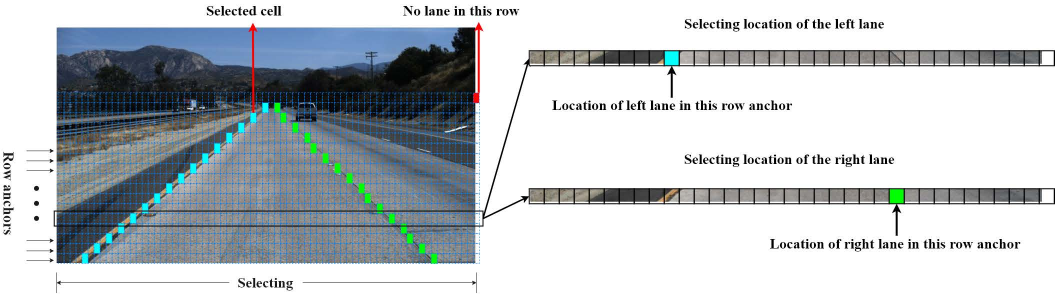
#> input picture Ultra-Fast-Lane-Detection-master/vis.jpg, 2109 x 588 px (shown at 1/2 size)
$ python -i 'main copy.py'   (imports and definitions only)
#> lines starting #> are read from the running program, lines starting #| are printed output that depends on the picture; after the words box and inside, x2 and y2 are one past the last pixel; in counts of white or black regions, pixels touching at a corner belong together
import numpy as np
import cv2
import math

# Colors for drawing
red = (0, 0, 255)
green = (0, 255, 0)
blue = (255, 0, 0)
white = (255, 255, 255)
yellow = (0, 255, 255)
lime = (0, 255, 128)

font = cv2.FONT_HERSHEY_SIMPLEX

# Global variables
l_center, r_center, lane_center = (0, 0), (0, 0), (0, 0)
pts = np.array([[0, 0], [0, 0], [0, 0], [0, 0]], np.int32)
pts = pts.reshape((-1, 1, 2))

first_frame = 1
next_frame = np.zeros(8)
l_pos, r_pos, l_cent, r_cent = 0, 0, 0, 0
uxhalf, uyhalf, dxhalf, dyhalf = 0, 0, 0, 0

def grayscale(img):
    return cv2.cvtColor(img, cv2.COLOR_BGR2GRAY)

def canny(img, low_threshold, high_threshold):
    return cv2.Canny(img, low_threshold, high_threshold)

def gaussian_blur(img, kernel_size):
    return cv2.GaussianBlur(img, (kernel_size, kernel_size), 0)

def region_of_interest(img, vertices):
    mask = np.zeros_like(img)
    if len(img.shape) > 2:
        channel_count = img.shape[2]
        ignore_mask_color = (255,) * channel_count
    else:
        ignore_mask_color = 255
    cv2.fillPoly(mask, vertices, ignore_mask_color)
    masked_image = cv2.bitwise_and(img, mask)
    return masked_image

def get_slope(x1, y1, x2, y2):
    return (y2 - y1) / (x2 - x1)

def draw_lines(img, lines):
    global cache, first_frame, next_frame
    global l_center, r_center, lane_center
    global uxhalf, uyhalf, dxhalf, dyhalf

    y_global_min = img.shape[0]
    y_max = img.shape[0]

    l_slope, r_slope = [], []
    l_lane, r_lane = [], []

    det_slope = 0.5
    α = 0.2

    if lines is not None:
        for line in lines:
            for x1, y1, x2, y2 in line:
                slope = get_slope(x1, y1, x2, y2)
                if slope > det_slope:
                    r_slope.append(slope)
                    r_lane.append(line)
                elif slope < -det_slope:
                    l_slope.append(slope)
                    l_lane.append(line)

        y_global_min = min(y1, y2, y_global_min)

    if len(l_lane) == 0 or len(r_lane) == 0:
        return 1

    l_slope_mean = np.mean(l_slope, axis=0)
    r_slope_mean = np.mean(r_slope, axis=0)
    l_mean = np.mean(np.array(l_lane), axis=0)
    r_mean = np.mean(np.array(r_lane), axis=0)

    if r_slope_mean == 0 or l_slope_mean == 0:
        print('dividing by zero')
        return 1

    l_b = l_mean[0][1] - (l_slope_mean * l_mean[0][0])
    r_b = r_mean[0][1] - (r_slope_mean * r_mean[0][0])

    if np.isnan((y_global_min - l_b) / l_slope_mean) or \
       np.isnan((y_max - l_b) / l_slope_mean) or \
       np.isnan((y_global_min - r_b) / r_slope_mean) or \
       np.isnan((y_max - r_b) / r_slope_mean):
        return 1

    l_x1 = int((y_global_min - l_b) / l_slope_mean)
    l_x2 = int((y_max - l_b) / l_slope_mean)
    r_x1 = int((y_global_min - r_b) / r_slope_mean)
    r_x2 = int((y_max - r_b) / r_slope_mean)

    if l_x1 > r_x1:
        l_x1 = int((l_x1 + r_x1) / 2)
        r_x1 = l_x1

        l_y1 = int((l_slope_mean * l_x1) + l_b)
        r_y1 = int((r_slope_mean * r_x1) + r_b)
        l_y2 = int((l_slope_mean * l_x2) + l_b)
        r_y2 = int((r_slope_mean * r_x2) + r_b)
    else:
        l_y1 = y_global_min
        l_y2 = y_max
        r_y1 = y_global_min
        r_y2 = y_max

    current_frame = np.array([l_x1, l_y1, l_x2, l_y2, r_x1, r_y1, r_x2, r_y2], dtype="float32")

    if first_frame == 1:
        next_frame = current_frame
        first_frame = 0
    else:
        prev_frame = cache
        next_frame = (1 - α) * prev_frame + α * current_frame

    global pts
    pts = np.array([[next_frame[0], next_frame[1]], [next_frame[2], next_frame[3]], [next_frame[6], next_frame[7]], [next_frame[4], next_frame[5]]], np.int32)
    pts = pts.reshape((-1, 1, 2))

    div = 2
    l_center = (int((next_frame[0] + next_frame[2]) / div), int((next_frame[1] + next_frame[3]) / div))
    r_center = (int((next_frame[4] + next_frame[6]) / div), int((next_frame[5] + next_frame[7]) / div))
    lane_center = (int((l_center[0] + r_center[0]) / div), int((l_center[1] + r_center[1]) / div))

    uxhalf = int((next_frame[2] + next_frame[6]) / 2)
    uyhalf = int((next_frame[3] + next_frame[7]) / 2)
    dxhalf = int((next_frame[0] + next_frame[4]) / 2)
    dyhalf = int((next_frame[1] + next_frame[5]) / 2)

    cache = next_frame

def hough_lines(img, rho, theta, threshold, min_line_len, max_line_gap):
    lines = cv2.HoughLinesP(img, rho, theta, threshold, np.array([]), minLineLength=min_line_len, maxLineGap=max_line_gap)
    line_img = np.zeros((img.shape[0], img.shape[1], 3), dtype=np.uint8)
    draw_lines(line_img, lines)
    return line_img

def weighted_img(img, initial_img, α=0.8, β=1., λ=0.):
    return cv2.addWeighted(initial_img, α, img, β, λ)

def process_image(image):
    global first_frame

    image = cv2.resize(image, (960, 540))
    height, width = image.shape[:2]

    kernel_size = 5
    low_thresh = 50
    high_thresh = 150
    rho = 1
    theta = np.pi / 180
    thresh = 30
    min_line_len = 50
    max_line_gap = 100

    gray_image = grayscale(image)
    img_hsv = cv2.cvtColor(image, cv2.COLOR_RGB2HSV)

    lower_yellow = np.array([15, 80, 80], dtype="uint8")
    upper_yellow = np.array([35, 255, 255], dtype="uint8")
    lower_white = np.array([0, 0, 200], dtype="uint8")
    upper_white = np.array([255, 30, 255], dtype="uint8")

    mask_yellow = cv2.inRange(img_hsv, lower_yellow, upper_yellow)
    mask_white = cv2.inRange(img_hsv, lower_white, upper_white)

    mask_yw = cv2.bitwise_or(mask_white, mask_yellow)
    mask_yw_image = cv2.bitwise_and(gray_image, mask_yw)

    gauss_gray = gaussian_blur(mask_yw_image, kernel_size)

    canny_edges = canny(gauss_gray, low_thresh, high_thresh)

    vertices = get_pts(image)
    roi_image = region_of_interest(canny_edges, vertices)

    line_image = hough_lines(roi_image, rho, theta, thresh, min_line_len, max_line_gap)
    result = weighted_img(line_image, image, α=0.8, β=1., λ=0.)

    return result

def get_pts(image):
    height, width = image.shape[:2]

    # Define the vertices for the trapezoid-shaped ROI
    bottom_left = [int(0.1 * width), height]
    bottom_right = [int(0.9 * width), height]
    top_left = [int(0.4 * width), int(0.6 * height)]
    top_right = [int(0.6 * width), int(0.6 * height)]

    vertices = np.array([[bottom_left, top_left, top_right, bottom_right]], np.int32)

    return vertices

# [51 lines left out: functions calculate_steering_angle, draw_steering_direction, not called in this run]

def visualize(result):
    height, width = result.shape[:2]
    whalf = int(width / 2)
    hhalf = int(height / 2)

    zeros = np.zeros_like(result)

    if not lane_center[1] < hhalf:
        cv2.fillPoly(zeros, [pts], lime)
        direction_line(zeros, height=height, whalf=whalf)
        draw_lanes(zeros)
        warning_text(zeros)

    return zeros

# [4 lines left out: function direction_line, not called in this run]

def draw_lanes(image, thickness=3, color=red):
    cv2.line(image, (int(next_frame[0]), int(next_frame[1])), (int(next_frame[2]), int(next_frame[3])), red, 3)
    cv2.line(image, (int(next_frame[6]), int(next_frame[7])), (int(next_frame[4]), int(next_frame[5])), red, 3)

# [23 lines left out: function warning_text, not called in this run]

def detect_color(image):
    height, width = image.shape[:2]
    y = int(height * 2 / 5)
    x = int(width / 2)

    roi = image[y-10:y+10, x-10:x+10]
    hsv_roi = cv2.cvtColor(roi, cv2.COLOR_BGR2HSV)

    lower_green = np.array([40, 50, 50])
    upper_green = np.array([80, 255, 255])

    lower_red1 = np.array([0, 50, 50])
    upper_red1 = np.array([10, 255, 255])
    lower_red2 = np.array([170, 50, 50])
    upper_red2 = np.array([180, 255, 255])

    mask_green = cv2.inRange(hsv_roi, lower_green, upper_green)
    mask_red1 = cv2.inRange(hsv_roi, lower_red1, upper_red1)
    mask_red2 = cv2.inRange(hsv_roi, lower_red2, upper_red2)
    mask_red = cv2.bitwise_or(mask_red1, mask_red2)

    green_pixels = cv2.countNonZero(mask_green)
    red_pixels = cv2.countNonZero(mask_red)

    if green_pixels > red_pixels and green_pixels > 20:
        return "Green", (x, y)
    elif red_pixels > green_pixels and red_pixels > 20:
        return "Red", (x, y)
    else:
        return "None", (x, y)

def Lane_Detection(image):
    processing = process_image(image)
    region = visualize(processing)
    region_resized = cv2.resize(region, (image.shape[1], image.shape[0]))
    combined = cv2.addWeighted(image, 1, region_resized, 0.3, 0)

    color, point = detect_color(image)
    if color != "None":
        cv2.circle(combined, point, 10, (0, 255, 255), -1)
        cv2.putText(combined, f"Detected: {color}", (10, 30), cv2.FONT_HERSHEY_SIMPLEX, 1, (0, 255, 255), 2)

    return combined

#--------------------------Video test--------------------------------------

first_frame = 1
cache = np.zeros(1)

image_name = "/Users/02.011x/Documents/GitHub/Autonomous-Vehicle/drive3.mp4"  # Change this to your video path
# [1 line not run here, left out]

frame_count = 0
# [16 lines not run here, left out]

>>> import cv2
>>> picture = cv2.imread('Ultra-Fast-Lane-Detection-master/vis.jpg')
#> picture is the input picture: shape (588, 2109, 3); mean B, G, R 199.1, 195.4, 189.8
>>> result = Lane_Detection(picture)
#> in process_image, `image = cv2.resize(image, (960, 540))`:
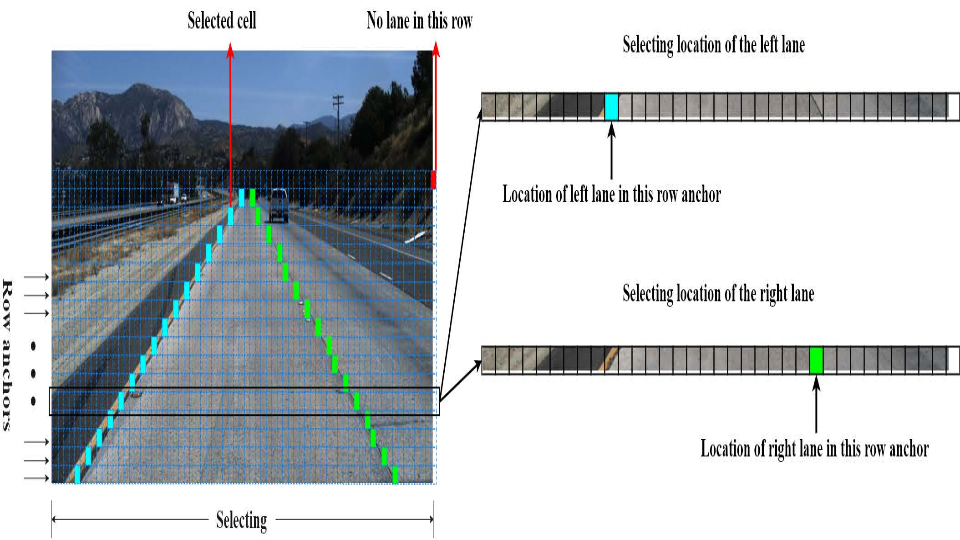
#> image: shape (540, 960, 3); mean of channels 0, 1, 2 199.1, 195.4, 189.7; drawn as B, G, R
#> in process_image, `img_hsv = cv2.cvtColor(image, cv2.COLOR_RGB2HSV)`: img_hsv: shape (540, 960, 3); mean H, S, V 19.1, 27.5, 201.7
#> in process_image, `mask_yellow = cv2.inRange(img_hsv, lower_yellow, upper_yellow)`:
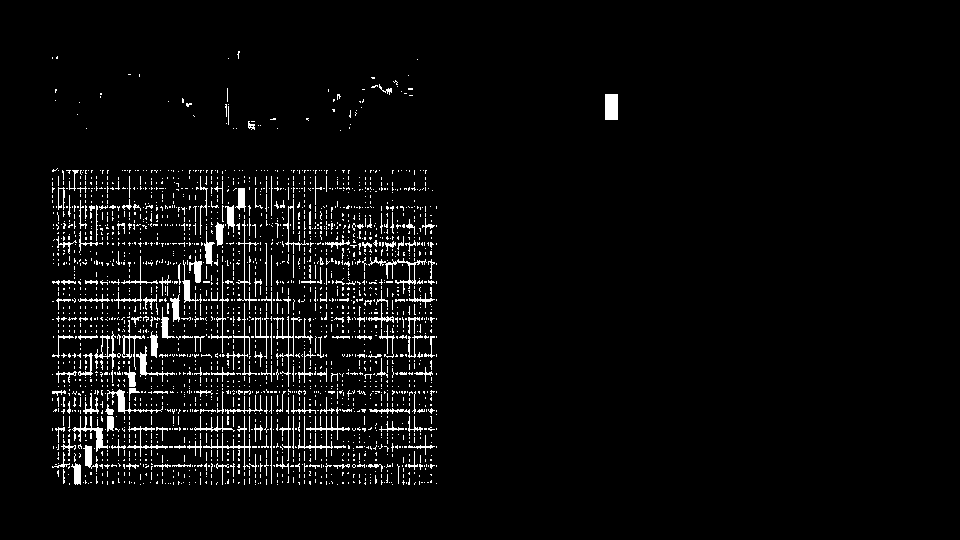
#> mask_yellow: shape (540, 960); 4.1% white in thin lines or dots, all inside (x1, y1, x2, y2) = (52, 51, 618, 485)
#> in process_image, `mask_white = cv2.inRange(img_hsv, lower_white, upper_white)`: mask_white: shape (540, 960); 60.7% white; 187 black regions (47 under 20 px), largest, box (x1, y1, x2, y2) and area: (49, 41, 960, 485) 194650, (51, 500, 209, 538) 208, (275, 501, 434, 538) 208
#> in process_image, `mask_yw = cv2.bitwise_or(mask_white, mask_yellow)`: mask_yw: shape (540, 960); 64.7% white; 215 black regions (72 under 20 px), largest, box (x1, y1, x2, y2) and area: (49, 41, 960, 485) 173234, (51, 500, 209, 538) 208, (275, 501, 434, 538) 208
#> in process_image, `mask_yw_image = cv2.bitwise_and(gray_image, mask_yw)`:
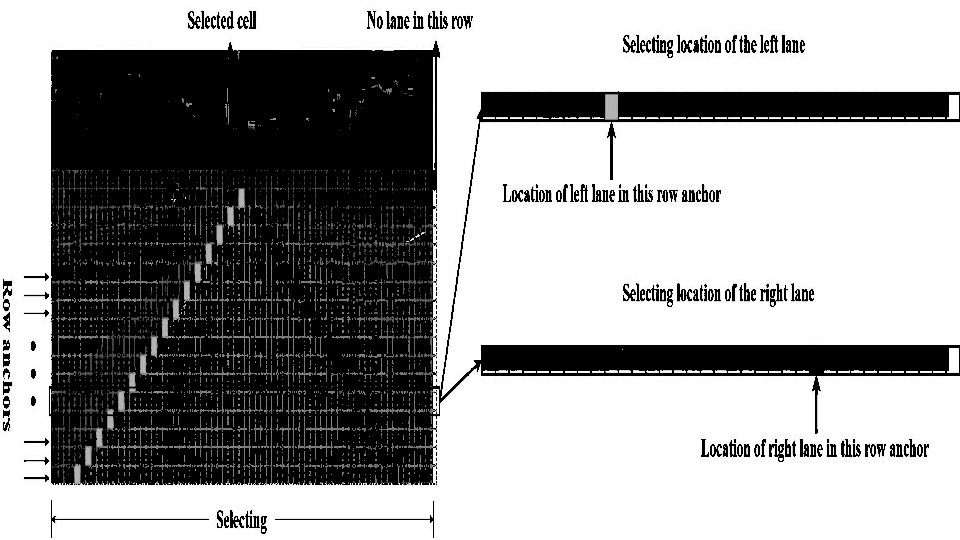
#> mask_yw_image: shape (540, 960); min 0, max 255, mean 158.8
#> in canny, `return cv2.Canny(img, low_threshold, high_threshold)`:
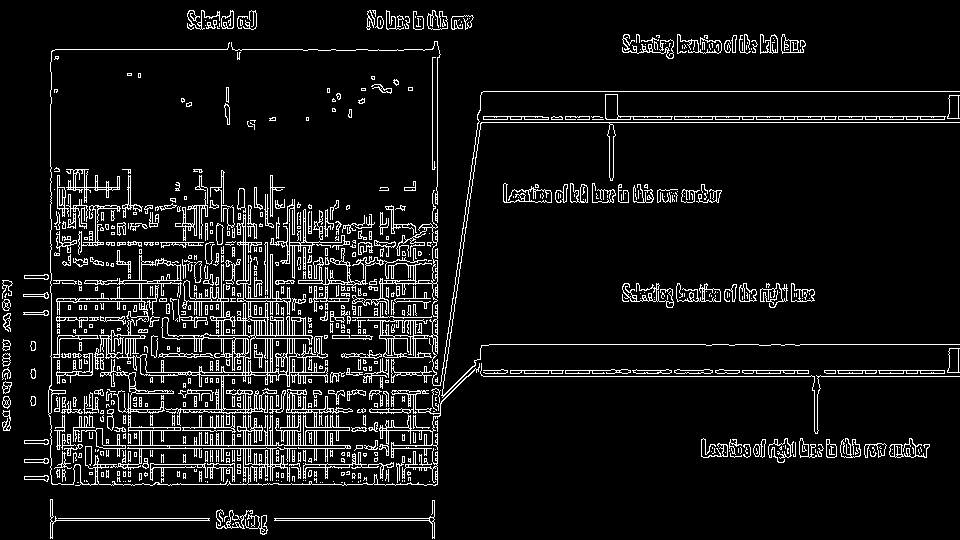
#> returned value: shape (540, 960); 8.3% white in thin lines or dots
#> in process_image, `vertices = get_pts(image)`: vertices = [[96, 540], [384, 324], [576, 324], [864, 540]]
#> in region_of_interest, `cv2.fillPoly(mask, vertices, ignore_mask_color)`:
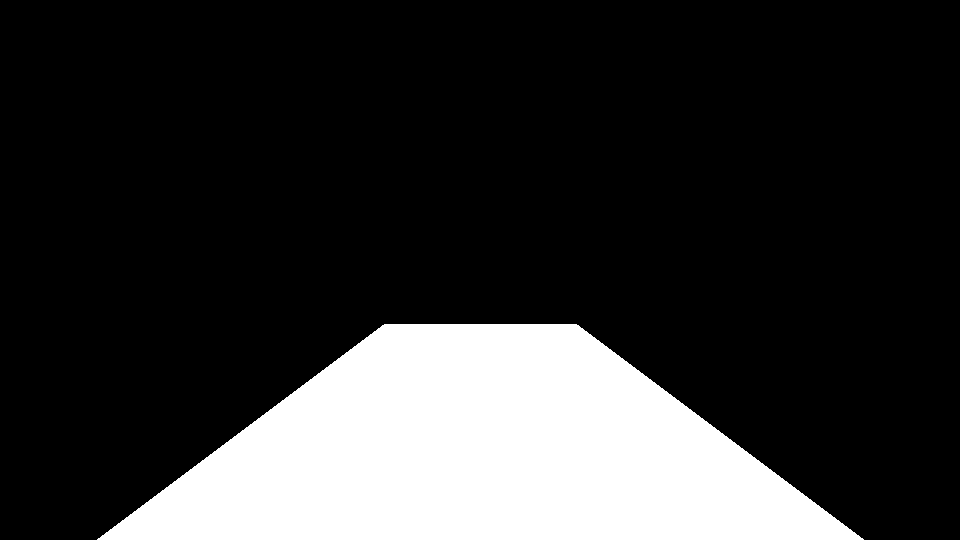
#> mask: shape (540, 960); 20% white; 1 white region, box (x1, y1, x2, y2) and area: (97, 324, 864, 540) 103752
#> in region_of_interest, `masked_image = cv2.bitwise_and(img, mask)`:
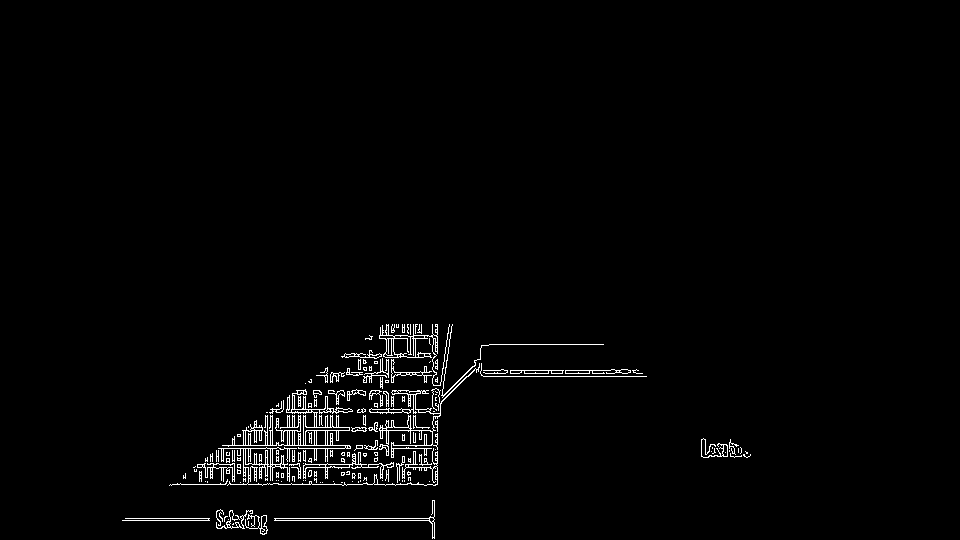
#> masked_image: shape (540, 960); 1.8% white in thin lines or dots, all inside (x1, y1, x2, y2) = (122, 324, 751, 539)
#> in hough_lines, `lines = cv2.HoughLinesP(img, rho, theta, threshold, np.array([]), minL..`: lines = 99 rows, first 6: [122, 520, 433, 520], [170, 484, 437, 484], [125, 518, 433, 518], [218, 448, 437, 448], [197, 464, 436, 464], [222, 445, 436, 445]
#> the loop in draw_lines, `for line in lines:` made 99 passes
#> line on passes 1 to 12: [[122, 520, 433, 520]], [[170, 484, 437, 484]], [[125, 518, 433, 518]], [[218, 448, 437, 448]], [[197, 464, 436, 464]], [[222, 445, 436, 445]], [[324, 376, 646, 376]], [[193, 467, 437, 467]], [[327, 373, 642, 373]], [[246, 427, 437, 427]], [[242, 430, 437, 430]], [[325, 370, 638, 370]]
#> after the loop in draw_lines, `for line in lines:`: l_lane = [[[432, 538, 432, 324]], [[434, 538, 437, 324]], [[439, 416, 452, 324]]]; l_slope = [-inf, -71.33, -7.08]; r_lane = []
#> in hough_lines, `draw_lines(line_img, lines)`: line_img: shape (540, 960, 3); every value is 0
#> in weighted_img, `return cv2.addWeighted(initial_img, α, img, β, λ)`:
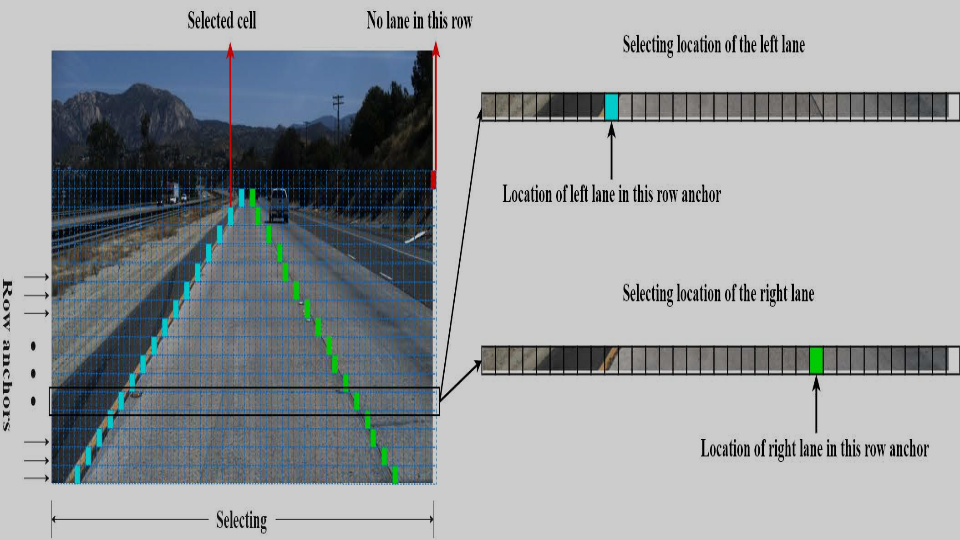
#> returned value: shape (540, 960, 3); mean of channels 0, 1, 2 159.3, 156.3, 151.8; drawn as B, G, R
#> in Lane_Detection, `region_resized = cv2.resize(region, (image.shape[1], image.shape[0]))`: region_resized: shape (588, 2109, 3); every value is 0
#> in detect_color, `roi = image[y-10:y+10, x-10:x+10]`: roi: shape (20, 20, 3); every value is 255
#> in detect_color, `hsv_roi = cv2.cvtColor(roi, cv2.COLOR_BGR2HSV)`: hsv_roi: shape (20, 20, 3); mean H, S, V 0, 0, 255
#> in detect_color, `mask_green = cv2.inRange(hsv_roi, lower_green, upper_green)`: mask_green: shape (20, 20); every value is 0
#> in detect_color, `green_pixels = cv2.countNonZero(mask_green)`: green_pixels = 0
#> in Lane_Detection, `color, point = detect_color(image)`: color = 'None'; point = (1054, 235)
